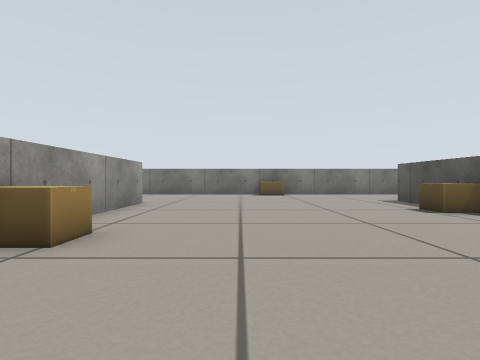
view 1 (above)

24 first-person views from a walk through a robot-simulator world made for Gazebo. The camera is 0.34 m above the floor, looks level and sees 80° across. The floor is counted in squares, 0.5 m on a side. Each view is taken from the middle of a square. On the plan, view 1 faces up. The plan holds only what a view shows up to about 9 squares ahead; the rest is blank.

view 2
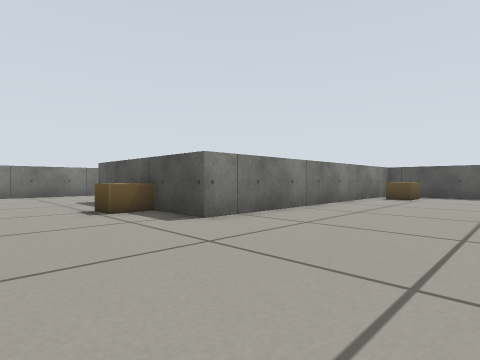

view 3
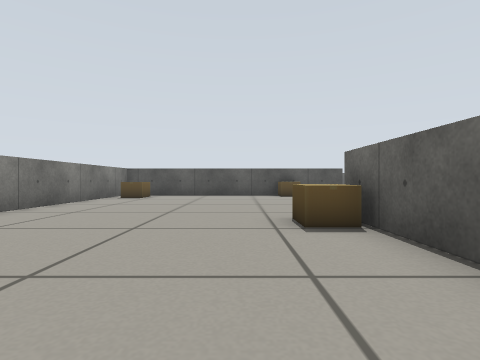

view 4
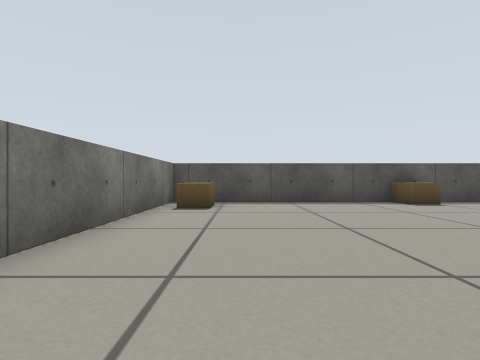

view 5
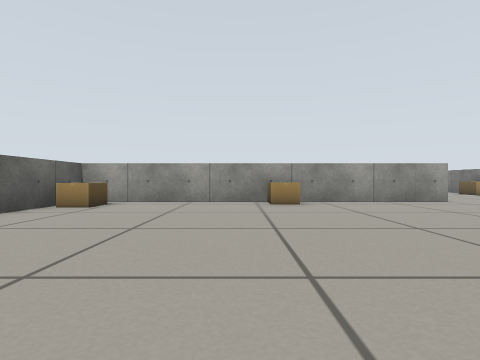

view 6
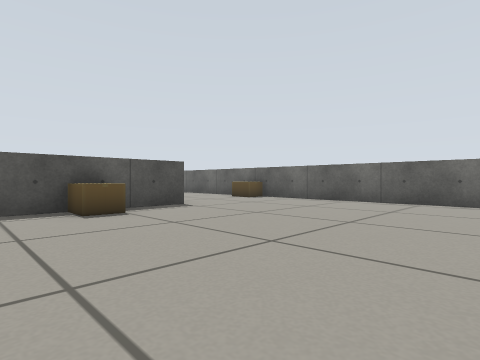

view 7
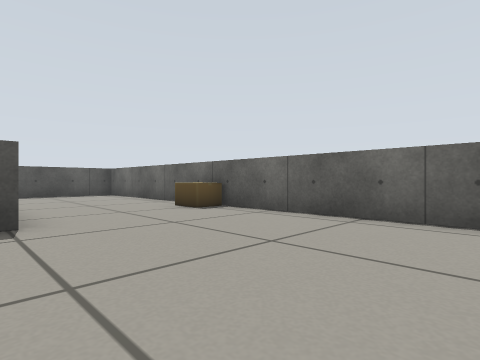

view 8
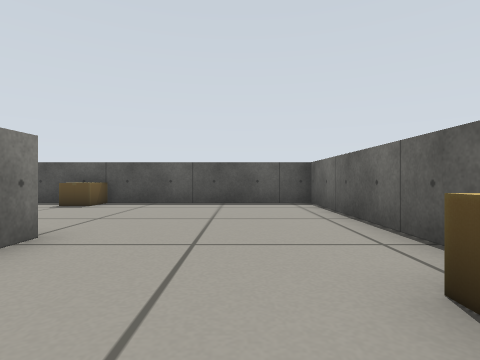

view 9
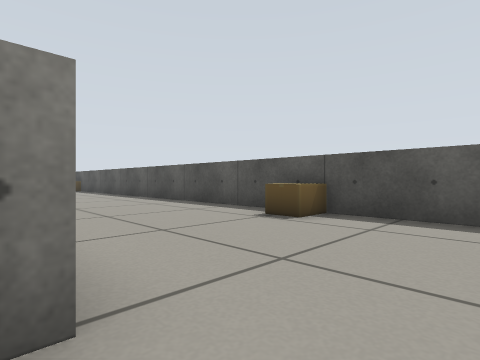

view 10
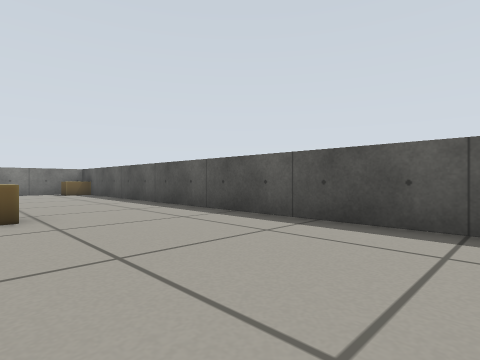

view 11
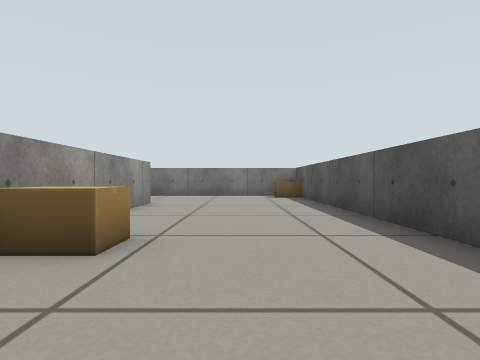

view 12
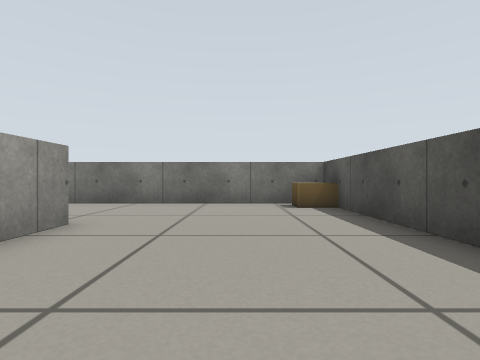

view 13
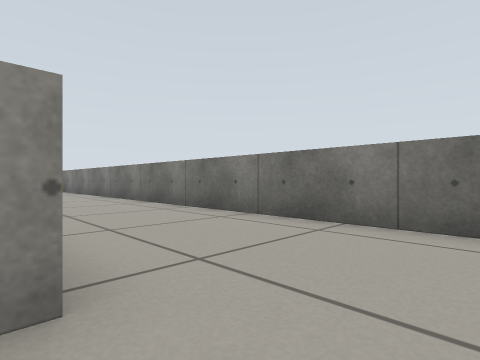

view 14
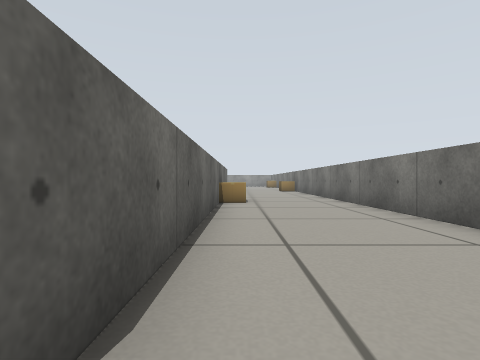

view 15
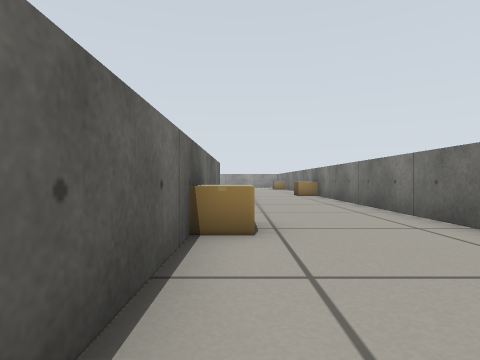

view 16
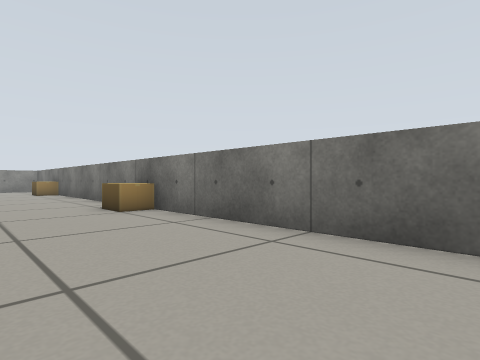

view 17
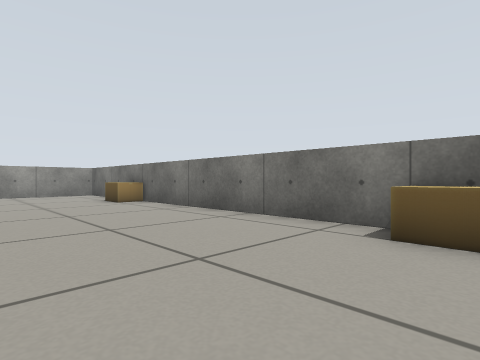

view 18
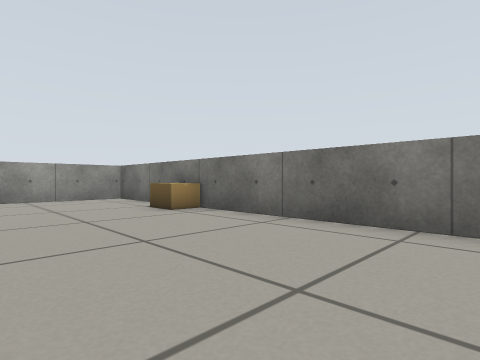

view 19
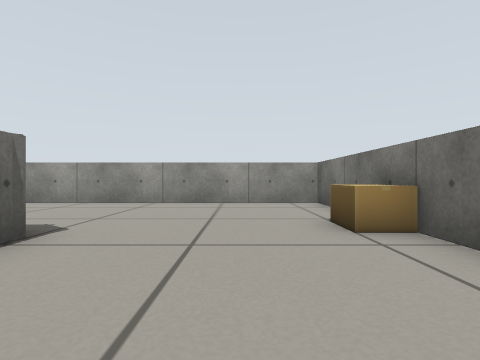

view 20
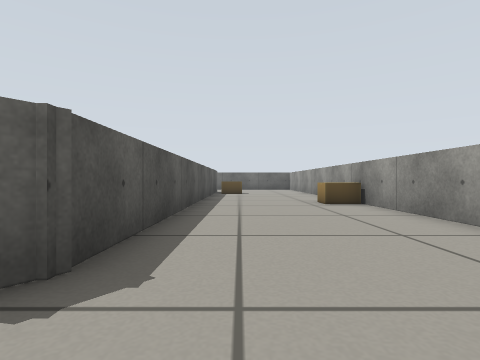

view 21
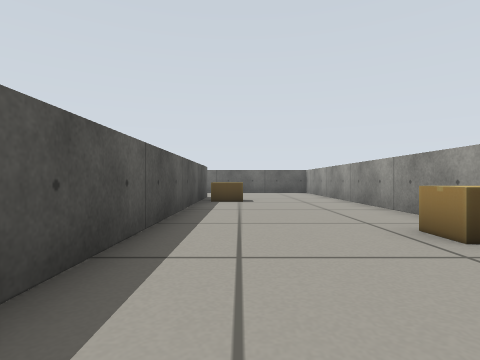

view 22
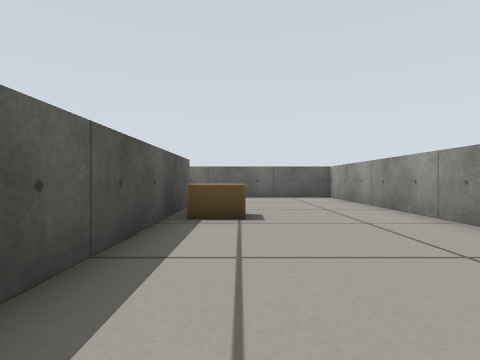

view 23
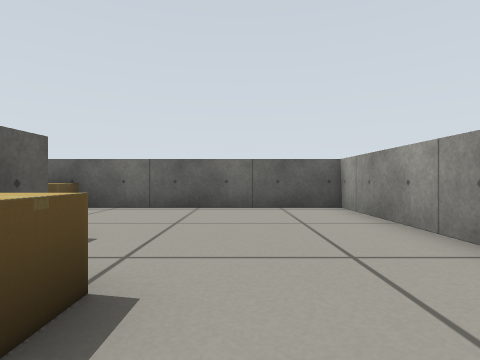

view 24
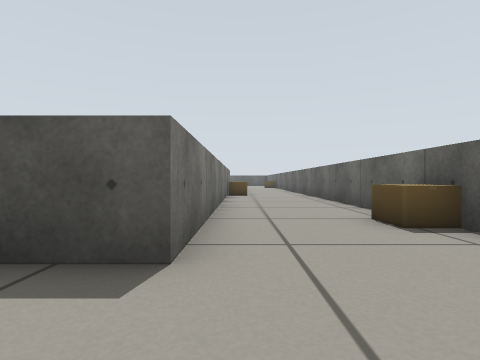

### Floor plan
Points are (right, up) in squares from view 1. A wall is a line through its corners. A room is listed if a view was taken in it or the views show most of it. See-through windows are left out.
Room 1 (views 1, 2, 3, 4, 5, 6, 7, 8, 9, 10, 11, 12, 13, 14, 15, 16, 17, 18, 19, 20, 21, 22, 23, 24)
walls: (5.2, 6.5) (5.2, 9.4) (18.4, 9.4) (18.4, 4.1); (4.2, -2.9) (7.4, -2.9); (-0.4, -6.4) (-6.7, -6.4) (-6.7, 8) (-6.5, 8.3); (-2.9, 8.5) (-2.9, -2.9) (0.1, -2.9); (14.9, -5.6) (14.9, 4.1) (5.2, 4.1) (5.2, 5.5); (8.8, -10.1) (23.4, -10.1) (23.4, 11.4); (0.4, 13.3) (-11.5, 13.3) (-11.5, -10.1) (-5.5, -10.1); (-6.5, 8.5) (-6, 8.5); (18.4, -5.6) (17.8, -5.6); (-3.6, -10.1) (0, -10.1); (22.2, 13.3) (2.9, 13.3)
objects: cardboard box (-11, 1) to (-11, 2); cardboard box (-8, -4) to (-7, -4); cardboard box (-7, 13); cardboard box (-5, -10) to (-4, -10); cardboard box (-2, -2) to (-1, -2); cardboard box (-2, 3); cardboard box (1, 13) to (2, 13); cardboard box (4, 6) to (5, 6); cardboard box (6, -2) to (7, -2); cardboard box (10, 10); cardboard box (13, 3) to (14, 3); cardboard box (14, -3); cardboard box (16, -10) to (16, -9); cardboard box (19, 4); cardboard box (23, -4); cardboard box (23, 12) to (23, 13)

Positions as (right, up) in squares from view 1, and headings:
1: (0, 0), facing up
2: (2, 0), facing up-right
3: (2, -1), facing right
4: (6, 2), facing right
5: (6, 2), facing left
6: (8, -1), facing down-right
7: (10, -5), facing down-right
8: (15, -8), facing right
9: (18, -7), facing up-right
10: (19, -2), facing up-right
11: (21, 1), facing up
12: (21, 5), facing up
13: (20, 9), facing up-left
14: (19, 10), facing left
15: (14, 10), facing left
16: (8, 10), facing up-left
17: (2, 9), facing up-left
18: (-1, 9), facing up-left
19: (-3, 11), facing left
20: (-8, 10), facing down
21: (-8, 5), facing down
22: (-8, 1), facing down
23: (-9, -3), facing down
24: (-9, -7), facing right
